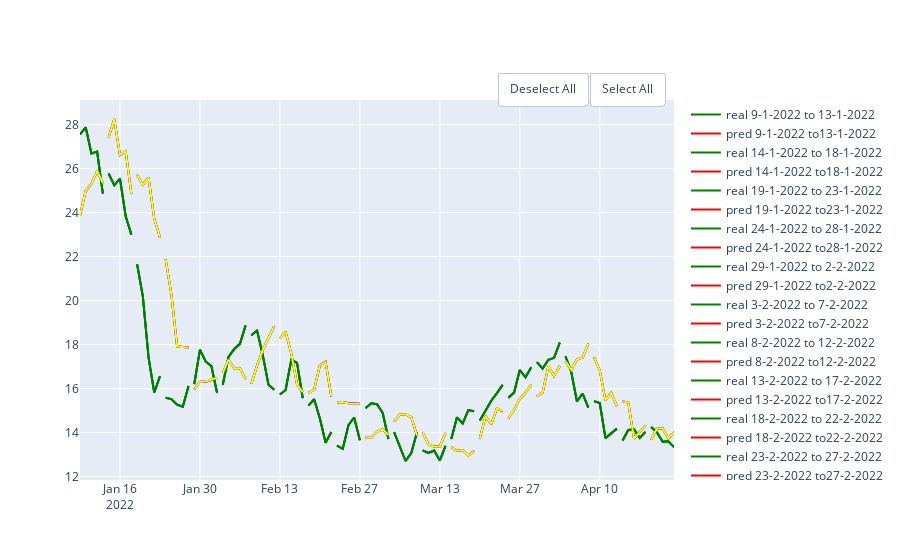

Write notebook code for a chart like this one.
### Code cell
gb_50 = GradientBoostingRegressor(random_state = 10 , criterion='mae', n_estimators = 100)
gb_100 = GradientBoostingRegressor(random_state = 10 , criterion='mae', n_estimators = 150)
gb_150 = GradientBoostingRegressor(random_state = 10 , criterion='mae', n_estimators = 200)
df = pd.DataFrame(columns = ['MAE', 'MSE','RMSE','R2'], index = ['100','150', '200'])
show_results(df, df_link,'close',100,5,gb_50, gb_100, gb_150)

### Figure 1 — Plotly figure (JSON) as saved in the notebook; plotly's stock layout.template omitted (floating-point values rounded to 4 significant figures)
{"data": [{"line": {"color": "green"}, "mode": "lines", "name": "real 9-1-2022 to 13-1-2022", "type": "scatter", "x": ["2022-01-09T00:00:00", "2022-01-10T00:00:00", "2022-01-11T00:00:00", "2022-01-12T00:00:00", "2022-01-13T00:00:00"], "y": [27.57, 27.88, 26.69, 26.78, 24.87]}, {"line": {"color": "red"}, "mode": "lines", "name": "pred 9-1-2022 to13-1-2022", "type": "scatter", "x": ["2022-01-09T00:00:00", "2022-01-10T00:00:00", "2022-01-11T00:00:00", "2022-01-12T00:00:00", "2022-01-13T00:00:00"], "y": [23.86, 25.0, 25.32, 25.89, 25.35]}, {"line": {"color": "green"}, "mode": "lines", "name": "real 14-1-2022 to 18-1-2022", "type": "scatter", "x": ["2022-01-14T00:00:00", "2022-01-15T00:00:00", "2022-01-16T00:00:00", "2022-01-17T00:00:00", "2022-01-18T00:00:00"], "y": [25.78, 25.25, 25.55, 23.84, 23.0]}, {"line": {"color": "red"}, "mode": "lines", "name": "pred 14-1-2022 to18-1-2022", "type": "scatter", "x": ["2022-01-14T00:00:00", "2022-01-15T00:00:00", "2022-01-16T00:00:00", "2022-01-17T00:00:00", "2022-01-18T00:00:00"], "y": [27.41, 28.26, 26.62, 26.79, 24.85]}, {"line": {"color": "green"}, "mode": "lines", "name": "real 19-1-2022 to 23-1-2022", "type": "scatter", "x": ["2022-01-19T00:00:00", "2022-01-20T00:00:00", "2022-01-21T00:00:00", "2022-01-22T00:00:00", "2022-01-23T00:00:00"], "y": [21.65, 20.2, 17.43, 15.83, 16.57]}, {"line": {"color": "red"}, "mode": "lines", "name": "pred 19-1-2022 to23-1-2022", "type": "scatter", "x": ["2022-01-19T00:00:00", "2022-01-20T00:00:00", "2022-01-21T00:00:00", "2022-01-22T00:00:00", "2022-01-23T00:00:00"], "y": [25.72, 25.27, 25.6, 23.72, 22.88]}, {"line": {"color": "green"}, "mode": "lines", "name": "real 24-1-2022 to 28-1-2022", "type": "scatter", "x": ["2022-01-24T00:00:00", "2022-01-25T00:00:00", "2022-01-26T00:00:00", "2022-01-27T00:00:00", "2022-01-28T00:00:00"], "y": [15.58, 15.53, 15.27, 15.18, 16.12]}, {"line": {"color": "red"}, "mode": "lines", "name": "pred 24-1-2022 to28-1-2022", "type": "scatter", "x": ["2022-01-24T00:00:00", "2022-01-25T00:00:00", "2022-01-26T00:00:00", "2022-01-27T00:00:00", "2022-01-28T00:00:00"], "y": [21.88, 20.29, 17.93, 17.89, 17.87]}, {"line": {"color": "green"}, "mode": "lines", "name": "real 29-1-2022 to 2-2-2022", "type": "scatter", "x": ["2022-01-29T00:00:00", "2022-01-30T00:00:00", "2022-01-31T00:00:00", "2022-02-01T00:00:00", "2022-02-02T00:00:00"], "y": [16.21, 17.77, 17.24, 17.02, 15.82]}, {"line": {"color": "red"}, "mode": "lines", "name": "pred 29-1-2022 to2-2-2022", "type": "scatter", "x": ["2022-01-29T00:00:00", "2022-01-30T00:00:00", "2022-01-31T00:00:00", "2022-02-01T00:00:00", "2022-02-02T00:00:00"], "y": [15.97, 16.32, 16.32, 16.41, 16.5]}, {"line": {"color": "green"}, "mode": "lines", "name": "real 3-2-2022 to 7-2-2022", "type": "scatter", "x": ["2022-02-03T00:00:00", "2022-02-04T00:00:00", "2022-02-05T00:00:00", "2022-02-06T00:00:00", "2022-02-07T00:00:00"], "y": [16.18, 17.45, 17.8, 18.04, 18.88]}, {"line": {"color": "red"}, "mode": "lines", "name": "pred 3-2-2022 to7-2-2022", "type": "scatter", "x": ["2022-02-03T00:00:00", "2022-02-04T00:00:00", "2022-02-05T00:00:00", "2022-02-06T00:00:00", "2022-02-07T00:00:00"], "y": [16.72, 17.32, 16.92, 16.92, 16.44]}, {"line": {"color": "green"}, "mode": "lines", "name": "real 8-2-2022 to 12-2-2022", "type": "scatter", "x": ["2022-02-08T00:00:00", "2022-02-09T00:00:00", "2022-02-10T00:00:00", "2022-02-11T00:00:00", "2022-02-12T00:00:00"], "y": [18.43, 18.64, 17.53, 16.18, 15.95]}, {"line": {"color": "red"}, "mode": "lines", "name": "pred 8-2-2022 to12-2-2022", "type": "scatter", "x": ["2022-02-08T00:00:00", "2022-02-09T00:00:00", "2022-02-10T00:00:00", "2022-02-11T00:00:00", "2022-02-12T00:00:00"], "y": [16.22, 17.06, 17.77, 18.31, 18.84]}, {"line": {"color": "green"}, "mode": "lines", "name": "real 13-2-2022 to 17-2-2022", "type": "scatter", "x": ["2022-02-13T00:00:00", "2022-02-14T00:00:00", "2022-02-15T00:00:00", "2022-02-16T00:00:00", "2022-02-17T00:00:00"], "y": [15.74, 15.94, 17.32, 17.17, 15.57]}, {"line": {"color": "red"}, "mode": "lines", "name": "pred 13-2-2022 to17-2-2022", "type": "scatter", "x": ["2022-02-13T00:00:00", "2022-02-14T00:00:00", "2022-02-15T00:00:00", "2022-02-16T00:00:00", "2022-02-17T00:00:00"], "y": [18.29, 18.58, 17.59, 16.19, 15.84]}, {"line": {"color": "green"}, "mode": "lines", "name": "real 18-2-2022 to 22-2-2022", "type": "scatter", "x": ["2022-02-18T00:00:00", "2022-02-19T00:00:00", "2022-02-20T00:00:00", "2022-02-21T00:00:00", "2022-02-22T00:00:00"], "y": [15.23, 15.52, 14.65, 13.54, 14.03]}, {"line": {"color": "red"}, "mode": "lines", "name": "pred 18-2-2022 to22-2-2022", "type": "scatter", "x": ["2022-02-18T00:00:00", "2022-02-19T00:00:00", "2022-02-20T00:00:00", "2022-02-21T00:00:00", "2022-02-22T00:00:00"], "y": [15.8, 15.95, 17.07, 17.22, 15.65]}, {"line": {"color": "green"}, "mode": "lines", "name": "real 23-2-2022 to 27-2-2022", "type": "scatter", "x": ["2022-02-23T00:00:00", "2022-02-24T00:00:00", "2022-02-25T00:00:00", "2022-02-26T00:00:00", "2022-02-27T00:00:00"], "y": [13.41, 13.27, 14.34, 14.69, 13.65]}, {"line": {"color": "red"}, "mode": "lines", "name": "pred 23-2-2022 to27-2-2022", "type": "scatter", "x": ["2022-02-23T00:00:00", "2022-02-24T00:00:00", "2022-02-25T00:00:00", "2022-02-26T00:00:00", "2022-02-27T00:00:00"], "y": [15.37, 15.4, 15.34, 15.33, 15.32]}, {"line": {"color": "green"}, "mode": "lines", "name": "real 28-2-2022 to 4-3-2022", "type": "scatter", "x": ["2022-02-28T00:00:00", "2022-03-01T00:00:00", "2022-03-02T00:00:00", "2022-03-03T00:00:00", "2022-03-04T00:00:00"], "y": [15.12, 15.33, 15.29, 14.9, 13.71]}, {"line": {"color": "red"}, "mode": "lines", "name": "pred 28-2-2022 to4-3-2022", "type": "scatter", "x": ["2022-02-28T00:00:00", "2022-03-01T00:00:00", "2022-03-02T00:00:00", "2022-03-03T00:00:00", "2022-03-04T00:00:00"], "y": [13.77, 13.77, 14.04, 14.16, 13.89]}, {"line": {"color": "green"}, "mode": "lines", "name": "real 5-3-2022 to 9-3-2022", "type": "scatter", "x": ["2022-03-05T00:00:00", "2022-03-06T00:00:00", "2022-03-07T00:00:00", "2022-03-08T00:00:00", "2022-03-09T00:00:00"], "y": [14.02, 13.34, 12.71, 13.08, 14.02]}, {"line": {"color": "red"}, "mode": "lines", "name": "pred 5-3-2022 to9-3-2022", "type": "scatter", "x": ["2022-03-05T00:00:00", "2022-03-06T00:00:00", "2022-03-07T00:00:00", "2022-03-08T00:00:00", "2022-03-09T00:00:00"], "y": [14.51, 14.82, 14.83, 14.7, 13.86]}, {"line": {"color": "green"}, "mode": "lines", "name": "real 10-3-2022 to 14-3-2022", "type": "scatter", "x": ["2022-03-10T00:00:00", "2022-03-11T00:00:00", "2022-03-12T00:00:00", "2022-03-13T00:00:00", "2022-03-14T00:00:00"], "y": [13.2, 13.08, 13.19, 12.74, 13.4]}, {"line": {"color": "red"}, "mode": "lines", "name": "pred 10-3-2022 to14-3-2022", "type": "scatter", "x": ["2022-03-10T00:00:00", "2022-03-11T00:00:00", "2022-03-12T00:00:00", "2022-03-13T00:00:00", "2022-03-14T00:00:00"], "y": [14.02, 13.47, 13.37, 13.37, 13.99]}, {"line": {"color": "green"}, "mode": "lines", "name": "real 15-3-2022 to 19-3-2022", "type": "scatter", "x": ["2022-03-15T00:00:00", "2022-03-16T00:00:00", "2022-03-17T00:00:00", "2022-03-18T00:00:00", "2022-03-19T00:00:00"], "y": [13.71, 14.7, 14.42, 15.03, 14.98]}, {"line": {"color": "red"}, "mode": "lines", "name": "pred 15-3-2022 to19-3-2022", "type": "scatter", "x": ["2022-03-15T00:00:00", "2022-03-16T00:00:00", "2022-03-17T00:00:00", "2022-03-18T00:00:00", "2022-03-19T00:00:00"], "y": [13.35, 13.18, 13.21, 12.97, 13.17]}, {"line": {"color": "green"}, "mode": "lines", "name": "real 20-3-2022 to 24-3-2022", "type": "scatter", "x": ["2022-03-20T00:00:00", "2022-03-21T00:00:00", "2022-03-22T00:00:00", "2022-03-23T00:00:00", "2022-03-24T00:00:00"], "y": [14.55, 15.01, 15.45, 15.8, 16.17]}, {"line": {"color": "red"}, "mode": "lines", "name": "pred 20-3-2022 to24-3-2022", "type": "scatter", "x": ["2022-03-20T00:00:00", "2022-03-21T00:00:00", "2022-03-22T00:00:00", "2022-03-23T00:00:00", "2022-03-24T00:00:00"], "y": [13.74, 14.75, 14.38, 15.1, 14.96]}, {"line": {"color": "green"}, "mode": "lines", "name": "real 25-3-2022 to 29-3-2022", "type": "scatter", "x": ["2022-03-25T00:00:00", "2022-03-26T00:00:00", "2022-03-27T00:00:00", "2022-03-28T00:00:00", "2022-03-29T00:00:00"], "y": [15.58, 15.82, 16.85, 16.52, 16.97]}, {"line": {"color": "red"}, "mode": "lines", "name": "pred 25-3-2022 to29-3-2022", "type": "scatter", "x": ["2022-03-25T00:00:00", "2022-03-26T00:00:00", "2022-03-27T00:00:00", "2022-03-28T00:00:00", "2022-03-29T00:00:00"], "y": [14.66, 15.05, 15.53, 15.82, 16.18]}, {"line": {"color": "green"}, "mode": "lines", "name": "real 30-3-2022 to 3-4-2022", "type": "scatter", "x": ["2022-03-30T00:00:00", "2022-03-31T00:00:00", "2022-04-01T00:00:00", "2022-04-02T00:00:00", "2022-04-03T00:00:00"], "y": [17.21, 16.91, 17.31, 17.4, 18.09]}, {"line": {"color": "red"}, "mode": "lines", "name": "pred 30-3-2022 to3-4-2022", "type": "scatter", "x": ["2022-03-30T00:00:00", "2022-03-31T00:00:00", "2022-04-01T00:00:00", "2022-04-02T00:00:00", "2022-04-03T00:00:00"], "y": [15.65, 15.82, 17.02, 16.58, 17.03]}, {"line": {"color": "green"}, "mode": "lines", "name": "real 4-4-2022 to 8-4-2022", "type": "scatter", "x": ["2022-04-04T00:00:00", "2022-04-05T00:00:00", "2022-04-06T00:00:00", "2022-04-07T00:00:00", "2022-04-08T00:00:00"], "y": [17.47, 16.77, 15.43, 15.78, 15.14]}, {"line": {"color": "red"}, "mode": "lines", "name": "pred 4-4-2022 to8-4-2022", "type": "scatter", "x": ["2022-04-04T00:00:00", "2022-04-05T00:00:00", "2022-04-06T00:00:00", "2022-04-07T00:00:00", "2022-04-08T00:00:00"], "y": [17.24, 16.85, 17.32, 17.42, 18.04]}, {"line": {"color": "green"}, "mode": "lines", "name": "real 9-4-2022 to 13-4-2022", "type": "scatter", "x": ["2022-04-09T00:00:00", "2022-04-10T00:00:00", "2022-04-11T00:00:00", "2022-04-12T00:00:00", "2022-04-13T00:00:00"], "y": [15.43, 15.35, 13.75, 13.97, 14.18]}, {"line": {"color": "red"}, "mode": "lines", "name": "pred 9-4-2022 to13-4-2022", "type": "scatter", "x": ["2022-04-09T00:00:00", "2022-04-10T00:00:00", "2022-04-11T00:00:00", "2022-04-12T00:00:00", "2022-04-13T00:00:00"], "y": [17.43, 16.84, 15.48, 15.81, 15.21]}, {"line": {"color": "green"}, "mode": "lines", "name": "real 14-4-2022 to 18-4-2022", "type": "scatter", "x": ["2022-04-14T00:00:00", "2022-04-15T00:00:00", "2022-04-16T00:00:00", "2022-04-17T00:00:00", "2022-04-18T00:00:00"], "y": [13.65, 14.12, 14.15, 13.76, 14.04]}, {"line": {"color": "red"}, "mode": "lines", "name": "pred 14-4-2022 to18-4-2022", "type": "scatter", "x": ["2022-04-14T00:00:00", "2022-04-15T00:00:00", "2022-04-16T00:00:00", "2022-04-17T00:00:00", "2022-04-18T00:00:00"], "y": [15.44, 15.36, 13.73, 14.02, 14.34]}, {"line": {"color": "green"}, "mode": "lines", "name": "real 19-4-2022 to 23-4-2022", "type": "scatter", "x": ["2022-04-19T00:00:00", "2022-04-20T00:00:00", "2022-04-21T00:00:00", "2022-04-22T00:00:00", "2022-04-23T00:00:00"], "y": [14.26, 14.02, 13.59, 13.61, 13.34]}, {"line": {"color": "red"}, "mode": "lines", "name": "pred 19-4-2022 to23-4-2022", "type": "scatter", "x": ["2022-04-19T00:00:00", "2022-04-20T00:00:00", "2022-04-21T00:00:00", "2022-04-22T00:00:00", "2022-04-23T00:00:00"], "y": [13.68, 14.18, 14.19, 13.75, 14.02]}, {"line": {"color": "green"}, "mode": "lines", "name": "real 9-1-2022 to 13-1-2022", "type": "scatter", "x": ["2022-01-09T00:00:00", "2022-01-10T00:00:00", "2022-01-11T00:00:00", "2022-01-12T00:00:00", "2022-01-13T00:00:00"], "y": [27.57, 27.88, 26.69, 26.78, 24.87]}, {"line": {"color": "blue"}, "mode": "lines", "name": "pred 9-1-2022 to13-1-2022", "type": "scatter", "x": ["2022-01-09T00:00:00", "2022-01-10T00:00:00", "2022-01-11T00:00:00", "2022-01-12T00:00:00", "2022-01-13T00:00:00"], "y": [23.86, 25.0, 25.32, 25.89, 25.35]}, {"line": {"color": "green"}, "mode": "lines", "name": "real 14-1-2022 to 18-1-2022", "type": "scatter", "x": ["2022-01-14T00:00:00", "2022-01-15T00:00:00", "2022-01-16T00:00:00", "2022-01-17T00:00:00", "2022-01-18T00:00:00"], "y": [25.78, 25.25, 25.55, 23.84, 23.0]}, {"line": {"color": "blue"}, "mode": "lines", "name": "pred 14-1-2022 to18-1-2022", "type": "scatter", "x": ["2022-01-14T00:00:00", "2022-01-15T00:00:00", "2022-01-16T00:00:00", "2022-01-17T00:00:00", "2022-01-18T00:00:00"], "y": [27.4, 28.26, 26.62, 26.79, 24.85]}, {"line": {"color": "green"}, "mode": "lines", "name": "real 19-1-2022 to 23-1-2022", "type": "scatter", "x": ["2022-01-19T00:00:00", "2022-01-20T00:00:00", "2022-01-21T00:00:00", "2022-01-22T00:00:00", "2022-01-23T00:00:00"], "y": [21.65, 20.2, 17.43, 15.83, 16.57]}, {"line": {"color": "blue"}, "mode": "lines", "name": "pred 19-1-2022 to23-1-2022", "type": "scatter", "x": ["2022-01-19T00:00:00", "2022-01-20T00:00:00", "2022-01-21T00:00:00", "2022-01-22T00:00:00", "2022-01-23T00:00:00"], "y": [25.72, 25.27, 25.6, 23.73, 22.88]}, {"line": {"color": "green"}, "mode": "lines", "name": "real 24-1-2022 to 28-1-2022", "type": "scatter", "x": ["2022-01-24T00:00:00", "2022-01-25T00:00:00", "2022-01-26T00:00:00", "2022-01-27T00:00:00", "2022-01-28T00:00:00"], "y": [15.58, 15.53, 15.27, 15.18, 16.12]}, {"line": {"color": "blue"}, "mode": "lines", "name": "pred 24-1-2022 to28-1-2022", "type": "scatter", "x": ["2022-01-24T00:00:00", "2022-01-25T00:00:00", "2022-01-26T00:00:00", "2022-01-27T00:00:00", "2022-01-28T00:00:00"], "y": [21.88, 20.29, 17.92, 17.88, 17.86]}, {"line": {"color": "green"}, "mode": "lines", "name": "real 29-1-2022 to 2-2-2022", "type": "scatter", "x": ["2022-01-29T00:00:00", "2022-01-30T00:00:00", "2022-01-31T00:00:00", "2022-02-01T00:00:00", "2022-02-02T00:00:00"], "y": [16.21, 17.77, 17.24, 17.02, 15.82]}, {"line": {"color": "blue"}, "mode": "lines", "name": "pred 29-1-2022 to2-2-2022", "type": "scatter", "x": ["2022-01-29T00:00:00", "2022-01-30T00:00:00", "2022-01-31T00:00:00", "2022-02-01T00:00:00", "2022-02-02T00:00:00"], "y": [15.96, 16.32, 16.32, 16.41, 16.5]}, {"line": {"color": "green"}, "mode": "lines", "name": "real 3-2-2022 to 7-2-2022", "type": "scatter", "x": ["2022-02-03T00:00:00", "2022-02-04T00:00:00", "2022-02-05T00:00:00", "2022-02-06T00:00:00", "2022-02-07T00:00:00"], "y": [16.18, 17.45, 17.8, 18.04, 18.88]}, {"line": {"color": "blue"}, "mode": "lines", "name": "pred 3-2-2022 to7-2-2022", "type": "scatter", "x": ["2022-02-03T00:00:00", "2022-02-04T00:00:00", "2022-02-05T00:00:00", "2022-02-06T00:00:00", "2022-02-07T00:00:00"], "y": [16.72, 17.32, 16.93, 16.93, 16.43]}, {"line": {"color": "green"}, "mode": "lines", "name": "real 8-2-2022 to 12-2-2022", "type": "scatter", "x": ["2022-02-08T00:00:00", "2022-02-09T00:00:00", "2022-02-10T00:00:00", "2022-02-11T00:00:00", "2022-02-12T00:00:00"], "y": [18.43, 18.64, 17.53, 16.18, 15.95]}, {"line": {"color": "blue"}, "mode": "lines", "name": "pred 8-2-2022 to12-2-2022", "type": "scatter", "x": ["2022-02-08T00:00:00", "2022-02-09T00:00:00", "2022-02-10T00:00:00", "2022-02-11T00:00:00", "2022-02-12T00:00:00"], "y": [16.22, 17.05, 17.76, 18.3, 18.83]}, {"line": {"color": "green"}, "mode": "lines", "name": "real 13-2-2022 to 17-2-2022", "type": "scatter", "x": ["2022-02-13T00:00:00", "2022-02-14T00:00:00", "2022-02-15T00:00:00", "2022-02-16T00:00:00", "2022-02-17T00:00:00"], "y": [15.74, 15.94, 17.32, 17.17, 15.57]}, {"line": {"color": "blue"}, "mode": "lines", "name": "pred 13-2-2022 to17-2-2022", "type": "scatter", "x": ["2022-02-13T00:00:00", "2022-02-14T00:00:00", "2022-02-15T00:00:00", "2022-02-16T00:00:00", "2022-02-17T00:00:00"], "y": [18.29, 18.58, 17.59, 16.19, 15.84]}, {"line": {"color": "green"}, "mode": "lines", "name": "real 18-2-2022 to 22-2-2022", "type": "scatter", "x": ["2022-02-18T00:00:00", "2022-02-19T00:00:00", "2022-02-20T00:00:00", "2022-02-21T00:00:00", "2022-02-22T00:00:00"], "y": [15.23, 15.52, 14.65, 13.54, 14.03]}, {"line": {"color": "blue"}, "mode": "lines", "name": "pred 18-2-2022 to22-2-2022", "type": "scatter", "x": ["2022-02-18T00:00:00", "2022-02-19T00:00:00", "2022-02-20T00:00:00", "2022-02-21T00:00:00", "2022-02-22T00:00:00"], "y": [15.8, 15.96, 17.07, 17.22, 15.65]}, {"line": {"color": "green"}, "mode": "lines", "name": "real 23-2-2022 to 27-2-2022", "type": "scatter", "x": ["2022-02-23T00:00:00", "2022-02-24T00:00:00", "2022-02-25T00:00:00", "2022-02-26T00:00:00", "2022-02-27T00:00:00"], "y": [13.41, 13.27, 14.34, 14.69, 13.65]}, {"line": {"color": "blue"}, "mode": "lines", "name": "pred 23-2-2022 to27-2-2022", "type": "scatter", "x": ["2022-02-23T00:00:00", "2022-02-24T00:00:00", "2022-02-25T00:00:00", "2022-02-26T00:00:00", "2022-02-27T00:00:00"], "y": [15.37, 15.39, 15.33, 15.33, 15.31]}, {"line": {"color": "green"}, "mode": "lines", "name": "real 28-2-2022 to 4-3-2022", "type": "scatter", "x": ["2022-02-28T00:00:00", "2022-03-01T00:00:00", "2022-03-02T00:00:00", "2022-03-03T00:00:00", "2022-03-04T00:00:00"], "y": [15.12, 15.33, 15.29, 14.9, 13.71]}, {"line": {"color": "blue"}, "mode": "lines", "name": "pred 28-2-2022 to4-3-2022", "type": "scatter", "x": ["2022-02-28T00:00:00", "2022-03-01T00:00:00", "2022-03-02T00:00:00", "2022-03-03T00:00:00", "2022-03-04T00:00:00"], "y": [13.77, 13.77, 14.04, 14.16, 13.89]}, {"line": {"color": "green"}, "mode": "lines", "name": "real 5-3-2022 to 9-3-2022", "type": "scatter", "x": ["2022-03-05T00:00:00", "2022-03-06T00:00:00", "2022-03-07T00:00:00", "2022-03-08T00:00:00", "2022-03-09T00:00:00"], "y": [14.02, 13.34, 12.71, 13.08, 14.02]}, {"line": {"color": "blue"}, "mode": "lines", "name": "pred 5-3-2022 to9-3-2022", "type": "scatter", "x": ["2022-03-05T00:00:00", "2022-03-06T00:00:00", "2022-03-07T00:00:00", "2022-03-08T00:00:00", "2022-03-09T00:00:00"], "y": [14.51, 14.82, 14.83, 14.7, 13.87]}, {"line": {"color": "green"}, "mode": "lines", "name": "real 10-3-2022 to 14-3-2022", "type": "scatter", "x": ["2022-03-10T00:00:00", "2022-03-11T00:00:00", "2022-03-12T00:00:00", "2022-03-13T00:00:00", "2022-03-14T00:00:00"], "y": [13.2, 13.08, 13.19, 12.74, 13.4]}, {"line": {"color": "blue"}, "mode": "lines", "name": "pred 10-3-2022 to14-3-2022", "type": "scatter", "x": ["2022-03-10T00:00:00", "2022-03-11T00:00:00", "2022-03-12T00:00:00", "2022-03-13T00:00:00", "2022-03-14T00:00:00"], "y": [14.02, 13.47, 13.37, 13.37, 13.99]}, {"line": {"color": "green"}, "mode": "lines", "name": "real 15-3-2022 to 19-3-2022", "type": "scatter", "x": ["2022-03-15T00:00:00", "2022-03-16T00:00:00", "2022-03-17T00:00:00", "2022-03-18T00:00:00", "2022-03-19T00:00:00"], "y": [13.71, 14.7, 14.42, 15.03, 14.98]}, {"line": {"color": "blue"}, "mode": "lines", "name": "pred 15-3-2022 to19-3-2022", "type": "scatter", "x": ["2022-03-15T00:00:00", "2022-03-16T00:00:00", "2022-03-17T00:00:00", "2022-03-18T00:00:00", "2022-03-19T00:00:00"], "y": [13.34, 13.18, 13.21, 12.97, 13.17]}, {"line": {"color": "green"}, "mode": "lines", "name": "real 20-3-2022 to 24-3-2022", "type": "scatter", "x": ["2022-03-20T00:00:00", "2022-03-21T00:00:00", "2022-03-22T00:00:00", "2022-03-23T00:00:00", "2022-03-24T00:00:00"], "y": [14.55, 15.01, 15.45, 15.8, 16.17]}, {"line": {"color": "blue"}, "mode": "lines", "name": "pred 20-3-2022 to24-3-2022", "type": "scatter", "x": ["2022-03-20T00:00:00", "2022-03-21T00:00:00", "2022-03-22T00:00:00", "2022-03-23T00:00:00", "2022-03-24T00:00:00"], "y": [13.74, 14.76, 14.39, 15.11, 14.96]}, {"line": {"color": "green"}, "mode": "lines", "name": "real 25-3-2022 to 29-3-2022", "type": "scatter", "x": ["2022-03-25T00:00:00", "2022-03-26T00:00:00", "2022-03-27T00:00:00", "2022-03-28T00:00:00", "2022-03-29T00:00:00"], "y": [15.58, 15.82, 16.85, 16.52, 16.97]}, {"line": {"color": "blue"}, "mode": "lines", "name": "pred 25-3-2022 to29-3-2022", "type": "scatter", "x": ["2022-03-25T00:00:00", "2022-03-26T00:00:00", "2022-03-27T00:00:00", "2022-03-28T00:00:00", "2022-03-29T00:00:00"], "y": [14.66, 15.05, 15.53, 15.82, 16.19]}, {"line": {"color": "green"}, "mode": "lines", "name": "real 30-3-2022 to 3-4-2022", "type": "scatter", "x": ["2022-03-30T00:00:00", "2022-03-31T00:00:00", "2022-04-01T00:00:00", "2022-04-02T00:00:00", "2022-04-03T00:00:00"], "y": [17.21, 16.91, 17.31, 17.4, 18.09]}, {"line": {"color": "blue"}, "mode": "lines", "name": "pred 30-3-2022 to3-4-2022", "type": "scatter", "x": ["2022-03-30T00:00:00", "2022-03-31T00:00:00", "2022-04-01T00:00:00", "2022-04-02T00:00:00", "2022-04-03T00:00:00"], "y": [15.65, 15.83, 17.02, 16.58, 17.03]}, {"line": {"color": "green"}, "mode": "lines", "name": "real 4-4-2022 to 8-4-2022", "type": "scatter", "x": ["2022-04-04T00:00:00", "2022-04-05T00:00:00", "2022-04-06T00:00:00", "2022-04-07T00:00:00", "2022-04-08T00:00:00"], "y": [17.47, 16.77, 15.43, 15.78, 15.14]}, {"line": {"color": "blue"}, "mode": "lines", "name": "pred 4-4-2022 to8-4-2022", "type": "scatter", "x": ["2022-04-04T00:00:00", "2022-04-05T00:00:00", "2022-04-06T00:00:00", "2022-04-07T00:00:00", "2022-04-08T00:00:00"], "y": [17.24, 16.85, 17.32, 17.42, 18.04]}, {"line": {"color": "green"}, "mode": "lines", "name": "real 9-4-2022 to 13-4-2022", "type": "scatter", "x": ["2022-04-09T00:00:00", "2022-04-10T00:00:00", "2022-04-11T00:00:00", "2022-04-12T00:00:00", "2022-04-13T00:00:00"], "y": [15.43, 15.35, 13.75, 13.97, 14.18]}, {"line": {"color": "blue"}, "mode": "lines", "name": "pred 9-4-2022 to13-4-2022", "type": "scatter", "x": ["2022-04-09T00:00:00", "2022-04-10T00:00:00", "2022-04-11T00:00:00", "2022-04-12T00:00:00", "2022-04-13T00:00:00"], "y": [17.42, 16.84, 15.47, 15.81, 15.21]}, {"line": {"color": "green"}, "mode": "lines", "name": "real 14-4-2022 to 18-4-2022", "type": "scatter", "x": ["2022-04-14T00:00:00", "2022-04-15T00:00:00", "2022-04-16T00:00:00", "2022-04-17T00:00:00", "2022-04-18T00:00:00"], "y": [13.65, 14.12, 14.15, 13.76, 14.04]}, {"line": {"color": "blue"}, "mode": "lines", "name": "pred 14-4-2022 to18-4-2022", "type": "scatter", "x": ["2022-04-14T00:00:00", "2022-04-15T00:00:00", "2022-04-16T00:00:00", "2022-04-17T00:00:00", "2022-04-18T00:00:00"], "y": [15.44, 15.35, 13.73, 14.02, 14.34]}, {"line": {"color": "green"}, "mode": "lines", "name": "real 19-4-2022 to 23-4-2022", "type": "scatter", "x": ["2022-04-19T00:00:00", "2022-04-20T00:00:00", "2022-04-21T00:00:00", "2022-04-22T00:00:00", "2022-04-23T00:00:00"], "y": [14.26, 14.02, 13.59, 13.61, 13.34]}, {"line": {"color": "blue"}, "mode": "lines", "name": "pred 19-4-2022 to23-4-2022", "type": "scatter", "x": ["2022-04-19T00:00:00", "2022-04-20T00:00:00", "2022-04-21T00:00:00", "2022-04-22T00:00:00", "2022-04-23T00:00:00"], "y": [13.68, 14.18, 14.19, 13.75, 14.03]}, {"line": {"color": "green"}, "mode": "lines", "name": "real 9-1-2022 to 13-1-2022", "type": "scatter", "x": ["2022-01-09T00:00:00", "2022-01-10T00:00:00", "2022-01-11T00:00:00", "2022-01-12T00:00:00", "2022-01-13T00:00:00"], "y": [27.57, 27.88, 26.69, 26.78, 24.87]}, {"line": {"color": "yellow"}, "mode": "lines", "name": "pred 9-1-2022 to13-1-2022", "type": "scatter", "x": ["2022-01-09T00:00:00", "2022-01-10T00:00:00", "2022-01-11T00:00:00", "2022-01-12T00:00:00", "2022-01-13T00:00:00"], "y": [23.86, 25.0, 25.32, 25.89, 25.35]}, {"line": {"color": "green"}, "mode": "lines", "name": "real 14-1-2022 to 18-1-2022", "type": "scatter", "x": ["2022-01-14T00:00:00", "2022-01-15T00:00:00", "2022-01-16T00:00:00", "2022-01-17T00:00:00", "2022-01-18T00:00:00"], "y": [25.78, 25.25, 25.55, 23.84, 23.0]}, {"line": {"color": "yellow"}, "mode": "lines", "name": "pred 14-1-2022 to18-1-2022", "type": "scatter", "x": ["2022-01-14T00:00:00", "2022-01-15T00:00:00", "2022-01-16T00:00:00", "2022-01-17T00:00:00", "2022-01-18T00:00:00"], "y": [27.4, 28.26, 26.63, 26.79, 24.85]}, {"line": {"color": "green"}, "mode": "lines", "name": "real 19-1-2022 to 23-1-2022", "type": "scatter", "x": ["2022-01-19T00:00:00", "2022-01-20T00:00:00", "2022-01-21T00:00:00", "2022-01-22T00:00:00", "2022-01-23T00:00:00"], "y": [21.65, 20.2, 17.43, 15.83, 16.57]}, {"line": {"color": "yellow"}, "mode": "lines", "name": "pred 19-1-2022 to23-1-2022", "type": "scatter", "x": ["2022-01-19T00:00:00", "2022-01-20T00:00:00", "2022-01-21T00:00:00", "2022-01-22T00:00:00", "2022-01-23T00:00:00"], "y": [25.72, 25.27, 25.6, 23.73, 22.88]}, {"line": {"color": "green"}, "mode": "lines", "name": "real 24-1-2022 to 28-1-2022", "type": "scatter", "x": ["2022-01-24T00:00:00", "2022-01-25T00:00:00", "2022-01-26T00:00:00", "2022-01-27T00:00:00", "2022-01-28T00:00:00"], "y": [15.58, 15.53, 15.27, 15.18, 16.12]}, {"line": {"color": "yellow"}, "mode": "lines", "name": "pred 24-1-2022 to28-1-2022", "type": "scatter", "x": ["2022-01-24T00:00:00", "2022-01-25T00:00:00", "2022-01-26T00:00:00", "2022-01-27T00:00:00", "2022-01-28T00:00:00"], "y": [21.88, 20.29, 17.92, 17.88, 17.86]}, {"line": {"color": "green"}, "mode": "lines", "name": "real 29-1-2022 to 2-2-2022", "type": "scatter", "x": ["2022-01-29T00:00:00", "2022-01-30T00:00:00", "2022-01-31T00:00:00", "2022-02-01T00:00:00", "2022-02-02T00:00:00"], "y": [16.21, 17.77, 17.24, 17.02, 15.82]}, {"line": {"color": "yellow"}, "mode": "lines", "name": "pred 29-1-2022 to2-2-2022", "type": "scatter", "x": ["2022-01-29T00:00:00", "2022-01-30T00:00:00", "2022-01-31T00:00:00", "2022-02-01T00:00:00", "2022-02-02T00:00:00"], "y": [15.96, 16.32, 16.33, 16.41, 16.5]}, {"line": {"color": "green"}, "mode": "lines", "name": "real 3-2-2022 to 7-2-2022", "type": "scatter", "x": ["2022-02-03T00:00:00", "2022-02-04T00:00:00", "2022-02-05T00:00:00", "2022-02-06T00:00:00", "2022-02-07T00:00:00"], "y": [16.18, 17.45, 17.8, 18.04, 18.88]}, {"line": {"color": "yellow"}, "mode": "lines", "name": "pred 3-2-2022 to7-2-2022", "type": "scatter", "x": ["2022-02-03T00:00:00", "2022-02-04T00:00:00", "2022-02-05T00:00:00", "2022-02-06T00:00:00", "2022-02-07T00:00:00"], "y": [16.72, 17.32, 16.93, 16.93, 16.43]}, {"line": {"color": "green"}, "mode": "lines", "name": "real 8-2-2022 to 12-2-2022", "type": "scatter", "x": ["2022-02-08T00:00:00", "2022-02-09T00:00:00", "2022-02-10T00:00:00", "2022-02-11T00:00:00", "2022-02-12T00:00:00"], "y": [18.43, 18.64, 17.53, 16.18, 15.95]}, {"line": {"color": "yellow"}, "mode": "lines", "name": "pred 8-2-2022 to12-2-2022", "type": "scatter", "x": ["2022-02-08T00:00:00", "2022-02-09T00:00:00", "2022-02-10T00:00:00", "2022-02-11T00:00:00", "2022-02-12T00:00:00"], "y": [16.22, 17.05, 17.76, 18.3, 18.83]}, {"line": {"color": "green"}, "mode": "lines", "name": "real 13-2-2022 to 17-2-2022", "type": "scatter", "x": ["2022-02-13T00:00:00", "2022-02-14T00:00:00", "2022-02-15T00:00:00", "2022-02-16T00:00:00", "2022-02-17T00:00:00"], "y": [15.74, 15.94, 17.32, 17.17, 15.57]}, {"line": {"color": "yellow"}, "mode": "lines", "name": "pred 13-2-2022 to17-2-2022", "type": "scatter", "x": ["2022-02-13T00:00:00", "2022-02-14T00:00:00", "2022-02-15T00:00:00", "2022-02-16T00:00:00", "2022-02-17T00:00:00"], "y": [18.29, 18.58, 17.59, 16.19, 15.85]}, {"line": {"color": "green"}, "mode": "lines", "name": "real 18-2-2022 to 22-2-2022", "type": "scatter", "x": ["2022-02-18T00:00:00", "2022-02-19T00:00:00", "2022-02-20T00:00:00", "2022-02-21T00:00:00", "2022-02-22T00:00:00"], "y": [15.23, 15.52, 14.65, 13.54, 14.03]}, {"line": {"color": "yellow"}, "mode": "lines", "name": "pred 18-2-2022 to22-2-2022", "type": "scatter", "x": ["2022-02-18T00:00:00", "2022-02-19T00:00:00", "2022-02-20T00:00:00", "2022-02-21T00:00:00", "2022-02-22T00:00:00"], "y": [15.8, 15.96, 17.07, 17.22, 15.65]}, {"line": {"color": "green"}, "mode": "lines", "name": "real 23-2-2022 to 27-2-2022", "type": "scatter", "x": ["2022-02-23T00:00:00", "2022-02-24T00:00:00", "2022-02-25T00:00:00", "2022-02-26T00:00:00", "2022-02-27T00:00:00"], "y": [13.41, 13.27, 14.34, 14.69, 13.65]}, {"line": {"color": "yellow"}, "mode": "lines", "name": "pred 23-2-2022 to27-2-2022", "type": "scatter", "x": ["2022-02-23T00:00:00", "2022-02-24T00:00:00", "2022-02-25T00:00:00", "2022-02-26T00:00:00", "2022-02-27T00:00:00"], "y": [15.37, 15.39, 15.33, 15.33, 15.31]}, {"line": {"color": "green"}, "mode": "lines", "name": "real 28-2-2022 to 4-3-2022", "type": "scatter", "x": ["2022-02-28T00:00:00", "2022-03-01T00:00:00", "2022-03-02T00:00:00", "2022-03-03T00:00:00", "2022-03-04T00:00:00"], "y": [15.12, 15.33, 15.29, 14.9, 13.71]}, {"line": {"color": "yellow"}, "mode": "lines", "name": "pred 28-2-2022 to4-3-2022", "type": "scatter", "x": ["2022-02-28T00:00:00", "2022-03-01T00:00:00", "2022-03-02T00:00:00", "2022-03-03T00:00:00", "2022-03-04T00:00:00"], "y": [13.77, 13.77, 14.04, 14.16, 13.89]}, {"line": {"color": "green"}, "mode": "lines", "name": "real 5-3-2022 to 9-3-2022", "type": "scatter", "x": ["2022-03-05T00:00:00", "2022-03-06T00:00:00", "2022-03-07T00:00:00", "2022-03-08T00:00:00", "2022-03-09T00:00:00"], "y": [14.02, 13.34, 12.71, 13.08, 14.02]}, {"line": {"color": "yellow"}, "mode": "lines", "name": "pred 5-3-2022 to9-3-2022", "type": "scatter", "x": ["2022-03-05T00:00:00", "2022-03-06T00:00:00", "2022-03-07T00:00:00", "2022-03-08T00:00:00", "2022-03-09T00:00:00"], "y": [14.5, 14.82, 14.83, 14.7, 13.87]}, {"line": {"color": "green"}, "mode": "lines", "name": "real 10-3-2022 to 14-3-2022", "type": "scatter", "x": ["2022-03-10T00:00:00", "2022-03-11T00:00:00", "2022-03-12T00:00:00", "2022-03-13T00:00:00", "2022-03-14T00:00:00"], "y": [13.2, 13.08, 13.19, 12.74, 13.4]}, {"line": {"color": "yellow"}, "mode": "lines", "name": "pred 10-3-2022 to14-3-2022", "type": "scatter", "x": ["2022-03-10T00:00:00", "2022-03-11T00:00:00", "2022-03-12T00:00:00", "2022-03-13T00:00:00", "2022-03-14T00:00:00"], "y": [14.02, 13.47, 13.36, 13.37, 13.99]}, {"line": {"color": "green"}, "mode": "lines", "name": "real 15-3-2022 to 19-3-2022", "type": "scatter", "x": ["2022-03-15T00:00:00", "2022-03-16T00:00:00", "2022-03-17T00:00:00", "2022-03-18T00:00:00", "2022-03-19T00:00:00"], "y": [13.71, 14.7, 14.42, 15.03, 14.98]}, {"line": {"color": "yellow"}, "mode": "lines", "name": "pred 15-3-2022 to19-3-2022", "type": "scatter", "x": ["2022-03-15T00:00:00", "2022-03-16T00:00:00", "2022-03-17T00:00:00", "2022-03-18T00:00:00", "2022-03-19T00:00:00"], "y": [13.34, 13.18, 13.21, 12.97, 13.17]}, {"line": {"color": "green"}, "mode": "lines", "name": "real 20-3-2022 to 24-3-2022", "type": "scatter", "x": ["2022-03-20T00:00:00", "2022-03-21T00:00:00", "2022-03-22T00:00:00", "2022-03-23T00:00:00", "2022-03-24T00:00:00"], "y": [14.55, 15.01, 15.45, 15.8, 16.17]}, {"line": {"color": "yellow"}, "mode": "lines", "name": "pred 20-3-2022 to24-3-2022", "type": "scatter", "x": ["2022-03-20T00:00:00", "2022-03-21T00:00:00", "2022-03-22T00:00:00", "2022-03-23T00:00:00", "2022-03-24T00:00:00"], "y": [13.74, 14.75, 14.39, 15.11, 14.96]}, {"line": {"color": "green"}, "mode": "lines", "name": "real 25-3-2022 to 29-3-2022", "type": "scatter", "x": ["2022-03-25T00:00:00", "2022-03-26T00:00:00", "2022-03-27T00:00:00", "2022-03-28T00:00:00", "2022-03-29T00:00:00"], "y": [15.58, 15.82, 16.85, 16.52, 16.97]}, {"line": {"color": "yellow"}, "mode": "lines", "name": "pred 25-3-2022 to29-3-2022", "type": "scatter", "x": ["2022-03-25T00:00:00", "2022-03-26T00:00:00", "2022-03-27T00:00:00", "2022-03-28T00:00:00", "2022-03-29T00:00:00"], "y": [14.66, 15.05, 15.53, 15.82, 16.19]}, {"line": {"color": "green"}, "mode": "lines", "name": "real 30-3-2022 to 3-4-2022", "type": "scatter", "x": ["2022-03-30T00:00:00", "2022-03-31T00:00:00", "2022-04-01T00:00:00", "2022-04-02T00:00:00", "2022-04-03T00:00:00"], "y": [17.21, 16.91, 17.31, 17.4, 18.09]}, {"line": {"color": "yellow"}, "mode": "lines", "name": "pred 30-3-2022 to3-4-2022", "type": "scatter", "x": ["2022-03-30T00:00:00", "2022-03-31T00:00:00", "2022-04-01T00:00:00", "2022-04-02T00:00:00", "2022-04-03T00:00:00"], "y": [15.65, 15.83, 17.02, 16.58, 17.03]}, {"line": {"color": "green"}, "mode": "lines", "name": "real 4-4-2022 to 8-4-2022", "type": "scatter", "x": ["2022-04-04T00:00:00", "2022-04-05T00:00:00", "2022-04-06T00:00:00", "2022-04-07T00:00:00", "2022-04-08T00:00:00"], "y": [17.47, 16.77, 15.43, 15.78, 15.14]}, {"line": {"color": "yellow"}, "mode": "lines", "name": "pred 4-4-2022 to8-4-2022", "type": "scatter", "x": ["2022-04-04T00:00:00", "2022-04-05T00:00:00", "2022-04-06T00:00:00", "2022-04-07T00:00:00", "2022-04-08T00:00:00"], "y": [17.24, 16.85, 17.32, 17.42, 18.04]}, {"line": {"color": "green"}, "mode": "lines", "name": "real 9-4-2022 to 13-4-2022", "type": "scatter", "x": ["2022-04-09T00:00:00", "2022-04-10T00:00:00", "2022-04-11T00:00:00", "2022-04-12T00:00:00", "2022-04-13T00:00:00"], "y": [15.43, 15.35, 13.75, 13.97, 14.18]}, {"line": {"color": "yellow"}, "mode": "lines", "name": "pred 9-4-2022 to13-4-2022", "type": "scatter", "x": ["2022-04-09T00:00:00", "2022-04-10T00:00:00", "2022-04-11T00:00:00", "2022-04-12T00:00:00", "2022-04-13T00:00:00"], "y": [17.42, 16.84, 15.47, 15.81, 15.21]}, {"line": {"color": "green"}, "mode": "lines", "name": "real 14-4-2022 to 18-4-2022", "type": "scatter", "x": ["2022-04-14T00:00:00", "2022-04-15T00:00:00", "2022-04-16T00:00:00", "2022-04-17T00:00:00", "2022-04-18T00:00:00"], "y": [13.65, 14.12, 14.15, 13.76, 14.04]}, {"line": {"color": "yellow"}, "mode": "lines", "name": "pred 14-4-2022 to18-4-2022", "type": "scatter", "x": ["2022-04-14T00:00:00", "2022-04-15T00:00:00", "2022-04-16T00:00:00", "2022-04-17T00:00:00", "2022-04-18T00:00:00"], "y": [15.44, 15.36, 13.73, 14.02, 14.34]}, {"line": {"color": "green"}, "mode": "lines", "name": "real 19-4-2022 to 23-4-2022", "type": "scatter", "x": ["2022-04-19T00:00:00", "2022-04-20T00:00:00", "2022-04-21T00:00:00", "2022-04-22T00:00:00", "2022-04-23T00:00:00"], "y": [14.26, 14.02, 13.59, 13.61, 13.34]}, {"line": {"color": "yellow"}, "mode": "lines", "name": "pred 19-4-2022 to23-4-2022", "type": "scatter", "x": ["2022-04-19T00:00:00", "2022-04-20T00:00:00", "2022-04-21T00:00:00", "2022-04-22T00:00:00", "2022-04-23T00:00:00"], "y": [13.68, 14.18, 14.19, 13.75, 14.03]}], "layout": {"updatemenus": [{"buttons": [{"args": ["visible", "legendonly"], "label": "Deselect All", "method": "restyle"}, {"args": ["visible", true], "label": "Select All", "method": "restyle"}], "direction": "left", "pad": {"r": 10, "t": 10}, "showactive": false, "type": "buttons", "x": 1, "xanchor": "right", "y": 1.1, "yanchor": "top"}]}}
